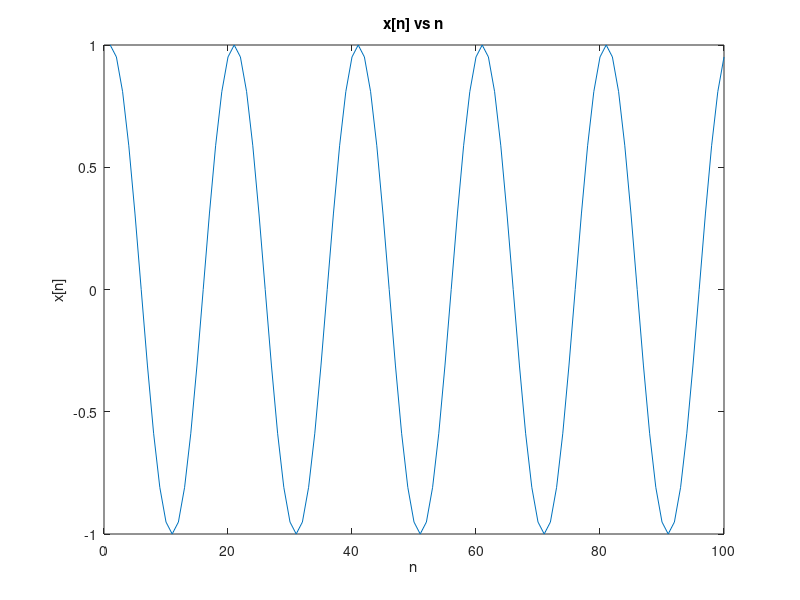
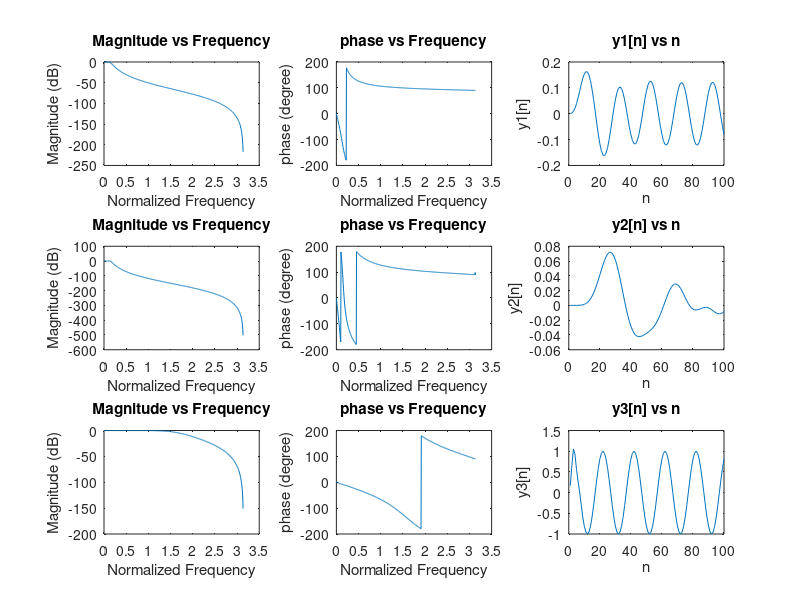

Reproduce these figures in MATLAB, in order.
% part1
%(a)
for i = 1:100
    x(i) = cos(2*pi*(i-1)*0.05);
end
n = 1:100;
figure;
plot (n,x);
title('x[n] vs n');
xlabel('n');
ylabel('x[n]');

%(b)
[b1,a1] = butter(3,0.05);
[H1,w1] = freqz(b1,a1);
figure;
subplot(3,3,1);
plot (w1,20*log10(abs(H1)));
title('Magnitude vs Frequency');
xlabel('Normalized Frequency');
ylabel('Magnitude (dB)');

subplot(3,3,2);
plot (w1,angle(H1)/pi*180);
title('phase vs Frequency');
xlabel('Normalized Frequency');
ylabel('phase (degree)');

y1 = filter(b1,a1,x);
subplot(3,3,3);
plot (n,y1);
title('y1[n] vs n');
xlabel('n');
ylabel('y1[n]');

%(c)
[b2,a2] = butter(7,0.05);
[H2,w2] = freqz(b2,a2);
subplot(3,3,4);
plot (w2,20*log10(abs(H2)));
title('Magnitude vs Frequency');
xlabel('Normalized Frequency');
ylabel('Magnitude (dB)');

subplot(3,3,5);
plot (w2,angle(H2)/pi*180);
title('phase vs Frequency');
xlabel('Normalized Frequency');
ylabel('phase (degree)');

y2 = filter(b2,a2,x);
subplot(3,3,6);
plot (n,y2);
title('y2[n] vs n');
xlabel('n');
ylabel('y2[n]');

%(d)
[b3,a3] = butter(3,0.5);
[H3,w3] = freqz(b3,a3);
subplot(3,3,7);
plot (w3,20*log10(abs(H3)));
title('Magnitude vs Frequency');
xlabel('Normalized Frequency');
ylabel('Magnitude (dB)');

subplot(3,3,8);
plot (w3,angle(H3)/pi*180);
title('phase vs Frequency');
xlabel('Normalized Frequency');
ylabel('phase (degree)');

y3 = filter(b3,a3,x);
subplot(3,3,9);
plot (n,y3);
title('y3[n] vs n');
xlabel('n');
ylabel('y3[n]');



